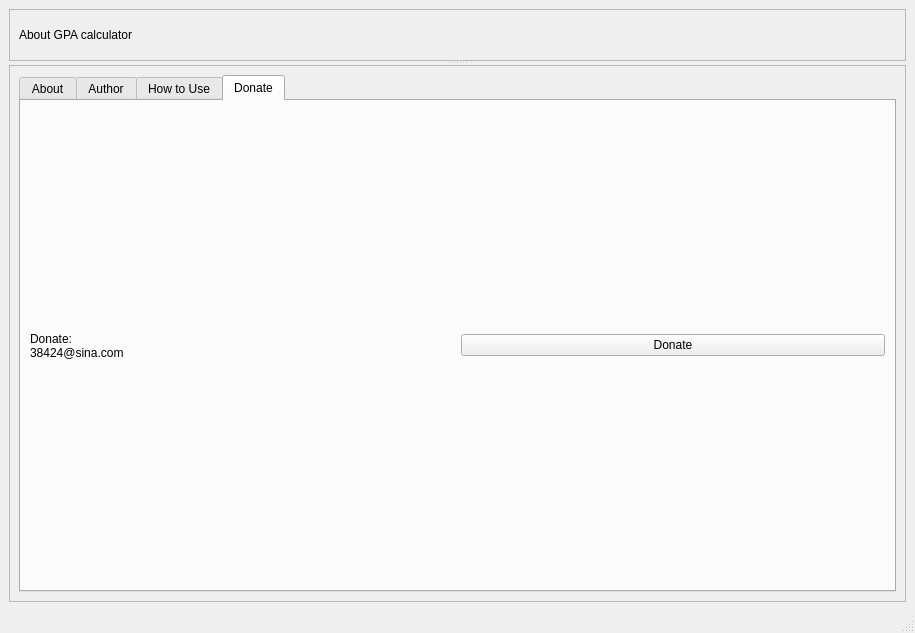
<?xml version="1.0" encoding="UTF-8"?>
<ui version="4.0">
 <class>AboutWindow</class>
 <widget class="QMainWindow" name="AboutWindow">
  <property name="geometry">
   <rect>
    <x>0</x>
    <y>0</y>
    <width>915</width>
    <height>633</height>
   </rect>
  </property>
  <property name="windowTitle">
   <string>About</string>
  </property>
  <widget class="QWidget" name="centralwidget">
   <layout class="QVBoxLayout" name="verticalLayout_3">
    <item>
     <widget class="QSplitter" name="splitter">
      <property name="orientation">
       <enum>Qt::Vertical</enum>
      </property>
      <widget class="QFrame" name="frame">
       <property name="frameShape">
        <enum>QFrame::StyledPanel</enum>
       </property>
       <property name="frameShadow">
        <enum>QFrame::Raised</enum>
       </property>
       <layout class="QVBoxLayout" name="verticalLayout_2">
        <item>
         <widget class="QLabel" name="label">
          <property name="text">
           <string>About GPA calculator</string>
          </property>
         </widget>
        </item>
       </layout>
      </widget>
      <widget class="QFrame" name="frame_2">
       <property name="frameShape">
        <enum>QFrame::StyledPanel</enum>
       </property>
       <property name="frameShadow">
        <enum>QFrame::Raised</enum>
       </property>
       <layout class="QVBoxLayout" name="verticalLayout">
        <item>
         <widget class="QTabWidget" name="tabWidget">
          <property name="tabPosition">
           <enum>QTabWidget::North</enum>
          </property>
          <property name="tabShape">
           <enum>QTabWidget::Rounded</enum>
          </property>
          <property name="currentIndex">
           <number>3</number>
          </property>
          <property name="documentMode">
           <bool>false</bool>
          </property>
          <property name="movable">
           <bool>false</bool>
          </property>
          <widget class="QWidget" name="tab">
           <attribute name="title">
            <string>About</string>
           </attribute>
           <widget class="QLabel" name="label_2">
            <property name="geometry">
             <rect>
              <x>30</x>
              <y>10</y>
              <width>441</width>
              <height>71</height>
             </rect>
            </property>
            <property name="text">
             <string>This is a GPA calculator made by NP_123</string>
            </property>
           </widget>
          </widget>
          <widget class="QWidget" name="tab_2">
           <attribute name="title">
            <string>Author</string>
           </attribute>
           <widget class="QLabel" name="label_3">
            <property name="geometry">
             <rect>
              <x>10</x>
              <y>0</y>
              <width>691</width>
              <height>141</height>
             </rect>
            </property>
            <property name="text">
             <string>38424@sina.com</string>
            </property>
           </widget>
          </widget>
          <widget class="QWidget" name="tab_3">
           <attribute name="title">
            <string>How to Use</string>
           </attribute>
           <layout class="QVBoxLayout" name="verticalLayout_4">
            <item>
             <widget class="QLabel" name="label_4">
              <property name="text">
               <string>The Transcript File should according to This format:

CourseName Credit Score IsPolitic(0-1) IsRetake(0-1)

Do not put space on Coursename!!!

Example:


Advanced-Mathematics 5 73 0 0


All retake course should input before initial course
Example:


Advanced-Mathematics 6 98 0 1

Advanced-Mathematics 6 70 0 0
</string>
              </property>
             </widget>
            </item>
           </layout>
          </widget>
          <widget class="QWidget" name="tab_4">
           <attribute name="title">
            <string>Donate</string>
           </attribute>
           <layout class="QHBoxLayout" name="horizontalLayout">
            <item>
             <widget class="QLabel" name="label_5">
              <property name="text">
               <string>Donate:
38424@sina.com</string>
              </property>
             </widget>
            </item>
            <item>
             <widget class="QPushButton" name="pushButton">
              <property name="text">
               <string>Donate</string>
              </property>
             </widget>
            </item>
           </layout>
          </widget>
         </widget>
        </item>
       </layout>
      </widget>
     </widget>
    </item>
   </layout>
  </widget>
  <widget class="QMenuBar" name="menubar">
   <property name="geometry">
    <rect>
     <x>0</x>
     <y>0</y>
     <width>915</width>
     <height>25</height>
    </rect>
   </property>
  </widget>
  <widget class="QStatusBar" name="statusbar"/>
 </widget>
 <resources/>
 <connections/>
</ui>
